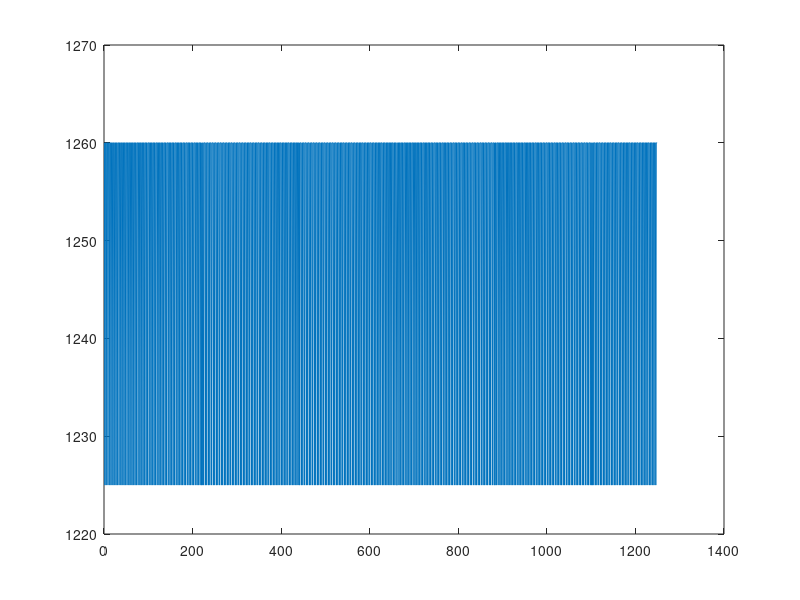

Here is the MATLAB script that generated this plot: (Note: this script raises an error after producing the figure.)
%% Extracts the contour of a sound signal.
clear; clc; close all;

% --------------------- Signal generation ------------------
%[sample, Fs] = audioread('Pange_Lingua.wav');
Fs=44100;
duration = 1; % in seconds
t=linspace(0,duration,duration*Fs); % time vector
sine_freq1 = 1250; %input('Veuillez entrer la frequence : '); % in hertz;
sine_freq2 = 542;
sample1 = sin(sine_freq1*2*pi*t);
sample2 = sin(sine_freq2*2*pi*t);
%sample = cat(1, sample1, sample2);
% -------------------------- Variables ---------------------
Ts = 1/Fs;
sample_trim = sample1;%(1:100000); % first 3 seconds of sound (skip silence at beginning)
win_sz = floor(Fs * 0.01);
prev=0;
figure(1),
plot(sample_trim);
grid on;

%% ############ Methode 1 : zero-crossing ##############
for i = 1:win_sz:length(sample_trim)-win_sz
  % Zero detection
  sample_trim_win = sample_trim(i:i+win_sz);
  zero_crossing_list = find(diff(sample_trim>0)~=0); % linear interp => perf
  zero_crossing_times = Ts.*zero_crossing_list; % list of times for zero crossing
  win_sz = 10;
  for j = i+1:2:length(zero_crossing_times)-2
    % Frequency measurement
    %j/2
    freq(floor(j/2)) = 1/(zero_crossing_times(j+2)-zero_crossing_times(j));
  end;
end;
%freq=freq./2; % 2 zero-crossings per period
figure(1),
plot(freq)
freq_m = mean(freq)
ylim([0 2*sine_freq]);
%